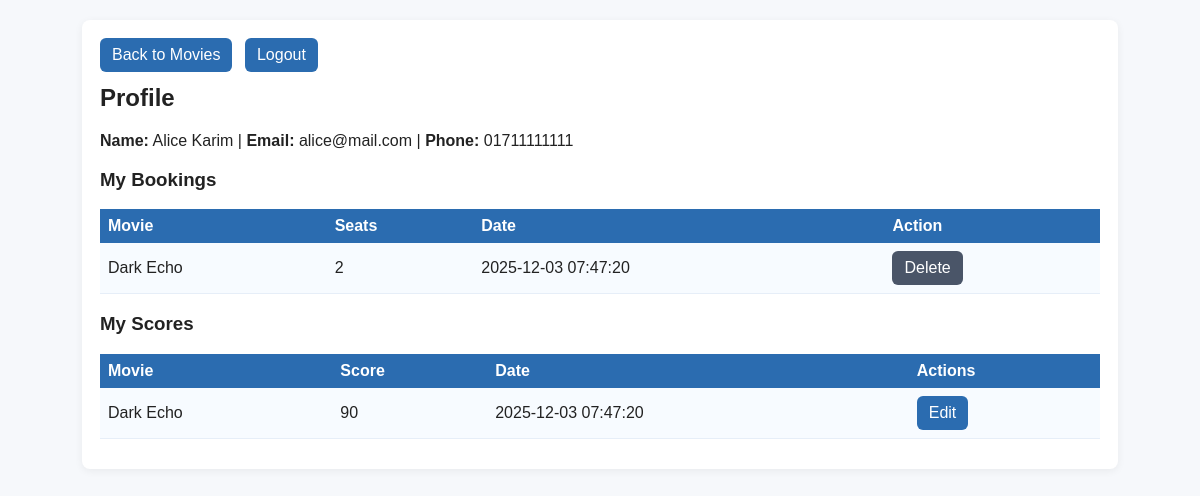
The app's page /profile.php (signed in) with its own data.
### tables this page shows
CREATE TABLE users (
  user_id INT AUTO_INCREMENT PRIMARY KEY,
  name VARCHAR(100) NOT NULL,
  phone VARCHAR(30),
  email VARCHAR(150) NOT NULL UNIQUE,
  password VARCHAR(255) NOT NULL,
  is_approved TINYINT(1) NOT NULL DEFAULT 0
);

CREATE TABLE bookings (
  booking_id INT AUTO_INCREMENT PRIMARY KEY,
  user_id INT NOT NULL,
  movie_id INT NOT NULL,
  seats_booked INT NOT NULL,
  booking_date DATETIME NOT NULL DEFAULT CURRENT_TIMESTAMP,
  FOREIGN KEY (user_id) REFERENCES users(user_id) ON DELETE CASCADE,
  FOREIGN KEY (movie_id) REFERENCES movies(movie_id) ON DELETE CASCADE
);

CREATE TABLE movies (
  movie_id INT AUTO_INCREMENT PRIMARY KEY,
  title VARCHAR(255) NOT NULL,
  showtime DATETIME NOT NULL,
  release_date DATE,
  price_per_seat DECIMAL(8,2) NOT NULL DEFAULT 0.00,
  total_seats INT NOT NULL DEFAULT 0,
  theater_id INT NOT NULL,
  genre VARCHAR(100),
  duration VARCHAR(50),
  FOREIGN KEY (theater_id) REFERENCES theaters(theater_id) ON DELETE CASCADE
);

CREATE TABLE scores (
  score_id INT AUTO_INCREMENT PRIMARY KEY,
  user_id INT NOT NULL,
  movie_id INT NOT NULL,
  score INT NOT NULL,
  score_date DATETIME NOT NULL DEFAULT CURRENT_TIMESTAMP,
  FOREIGN KEY (user_id) REFERENCES users(user_id) ON DELETE CASCADE,
  FOREIGN KEY (movie_id) REFERENCES movies(movie_id) ON DELETE CASCADE,
  UNIQUE KEY uq_user_movie (user_id, movie_id)
);

### profile.php (the view, shortened to what this page needs)
<?php
require 'db.php';
$uid = $_SESSION['user_id'];
$stmt = $mysqli->prepare("SELECT name, phone, email FROM users WHERE user_id = ?");
$stmt->bind_param('i', $uid);
$stmt->execute();
$user = $stmt->get_result()->fetch_assoc();
$stmt = $mysqli->prepare("SELECT b.booking_id, b.seats_booked, b.booking_date, m.title FROM bookings b JOIN movies m ON b.movie_id = m.movie_id WHERE b.user_id = ? ORDER BY b.booking_date DESC");
$stmt->bind_param('i', $uid);
$stmt->execute();
$bookings = $stmt->get_result();
$stmt = $mysqli->prepare("SELECT s.score_id, s.score, s.score_date, m.title, m.movie_id FROM scores s JOIN movies m ON s.movie_id = m.movie_id WHERE s.user_id = ? ORDER BY s.score_date DESC");
$stmt->bind_param('i', $uid);
$stmt->execute();
$scores = $stmt->get_result();
?>
<!doctype html>
<html><head><meta charset="utf-8"><title>Profile</title><link rel="stylesheet" href="style.css"></head>
<body>
<div class="container">
  <div class="nav">
    <a class="button" href="movies.php">Back to Movies</a>
    <a class="button" href="logout.php">Logout</a>
  </div>
  <h2>Profile</h2>
  <p><strong>Name:</strong> <?php echo htmlspecialchars($user['name']); ?> | <strong>Email:</strong> <?php echo htmlspecialchars($user['email']); ?> | <strong>Phone:</strong> <?php echo htmlspecialchars($user['phone']); ?></p>
  <h3>My Bookings</h3>
  <table>
    <tr><th>Movie</th><th>Seats</th><th>Date</th><th>Action</th></tr>
    <?php while($b = $bookings->fetch_assoc()): ?>
    <tr>
      <td><?php echo htmlspecialchars($b['title']); ?></td>
      <td><?php echo (int)$b['seats_booked']; ?></td>
      <td><?php echo htmlspecialchars($b['booking_date']); ?></td>
      <td><a class="button secondary" href="delete_booking.php?id=<?php echo $b['booking_id']; ?>">Delete</a></td>
    </tr>
    <?php endwhile; ?>
  </table>
  <h3>My Scores</h3>
  <table>
    <tr><th>Movie</th><th>Score</th><th>Date</th><th>Actions</th></tr>
    <?php while($s = $scores->fetch_assoc()): ?>
    <tr>
      <td><?php echo htmlspecialchars($s['title']); ?></td>
      <td><?php echo (int)$s['score']; ?></td>
      <td><?php echo htmlspecialchars($s['score_date']); ?></td>
      <td>
        <a class="button" href="submit_score.php?id=<?php echo $s['movie_id']; ?>">Edit</a>
      </td>
    </tr>
    <?php endwhile; ?>
  </table>
</div>
</body>
</html>

### style.css (style rules this page uses)
body { font-family: Arial, Helvetica, sans-serif; background: #f6f8fb; margin: 0; padding: 20px; color: #222; }
.container { max-width: 1000px; margin: 0 auto; background: #fff; padding: 18px; border-radius: 8px; box-shadow: 0 2px 8px rgba(0,0,0,0.06); }
h1,h2 { margin-top: 0; }
table { width: 100%; border-collapse: collapse; margin-bottom: 12px; }
th { background: #2b6cb0; color: white; padding: 8px; text-align: left; }
td { padding: 8px; border-bottom: 1px solid #e6eef8; }
tr:nth-child(even) td { background: #f7fbff; }
.button { display: inline-block; padding: 8px 12px; border-radius: 6px; text-decoration: none; background: #2b6cb0; color: white; border: 0; cursor: pointer; }
.button.secondary { background: #4a5568; }
.nav { margin-bottom: 12px; }
.nav a { margin-right: 8px; }

### records on screen
users: name "Alice Karim", email "alice@mail.com", phone "01711111111"
bookings: movie.title "Dark Echo", seats_booked "2", booking_date "2025-12-03 07:47:20"
scores: movie.title "Dark Echo", score "90", score_date "2025-12-03 07:47:20"
